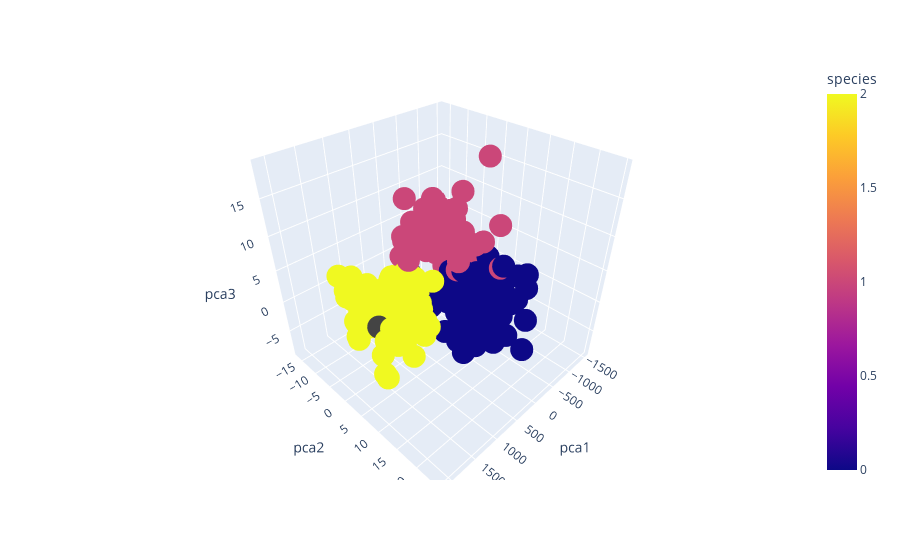

Notebook code cell kept with this figure:
### Code cell
pca = PCA(n_components=3)
temp = pca.fit_transform(penguin.iloc[:, 2:-1])
temp = pd.DataFrame(temp, columns=['pca1', 'pca2', 'pca3'])
temp = pd.concat([temp, penguin.filter(items=['species'])], axis=1)

px.scatter_3d(
    temp,
    x='pca1',
    y='pca2',
    z='pca3',
    color='species',
)

### Figure 1 — Plotly figure (JSON) as saved in the notebook; plotly's stock layout.template omitted (floating-point values rounded to 4 significant figures; data arrays with more than 128 entries replaced by an {"elided": "..."} marker saying what was removed)
{"data": [{"hovertemplate": "pca1=%{x}<br>pca2=%{y}<br>pca3=%{z}<br>species=%{marker.color}<extra></extra>", "legendgroup": "", "marker": {"color": {"elided": "344 int values"}, "coloraxis": "coloraxis", "symbol": "circle"}, "mode": "markers", "name": "", "scene": "scene", "showlegend": false, "type": "scatter3d", "x": {"elided": "344 float values"}, "y": {"elided": "344 float values"}, "z": {"elided": "344 float values"}}], "layout": {"coloraxis": {"colorbar": {"title": {"text": "species"}}, "colorscale": [[0, "#0d0887"], [0.1111, "#46039f"], [0.2222, "#7201a8"], [0.3333, "#9c179e"], [0.4444, "#bd3786"], [0.5556, "#d8576b"], [0.6667, "#ed7953"], [0.7778, "#fb9f3a"], [0.8889, "#fdca26"], [1, "#f0f921"]]}, "legend": {"tracegroupgap": 0}, "margin": {"t": 60}, "scene": {"domain": {"x": [0, 1], "y": [0, 1]}, "xaxis": {"title": {"text": "pca1"}}, "yaxis": {"title": {"text": "pca2"}}, "zaxis": {"title": {"text": "pca3"}}}}}
